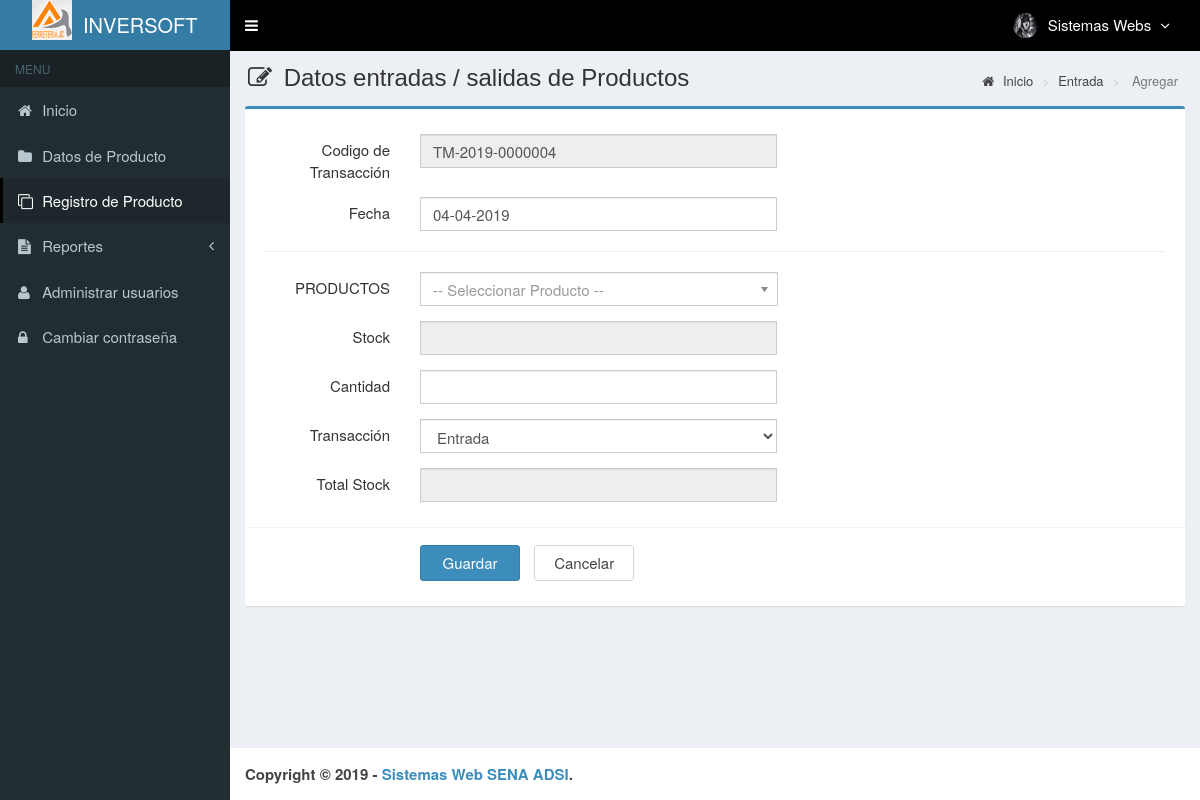
Page /main.php?module=form_medicines_transaction&form=add (signed in) on the committed database.
### tables this page shows
CREATE TABLE `usuarios` (
  `id_user` int(3) NOT NULL,
  `username` varchar(50) NOT NULL,
  `name_user` varchar(50) NOT NULL,
  `password` varchar(50) NOT NULL,
  `email` varchar(50) DEFAULT NULL,
  `telefono` varchar(13) DEFAULT NULL,
  `foto` varchar(100) DEFAULT NULL,
  `permisos_acceso` enum('Super Admin','Gerente','Almacen') NOT NULL,
  `status` enum('activo','bloqueado') NOT NULL DEFAULT 'activo',
  `created_at` timestamp NOT NULL DEFAULT CURRENT_TIMESTAMP,
  `updated_at` timestamp NOT NULL DEFAULT CURRENT_TIMESTAMP ON UPDATE CURRENT_TIMESTAMP
);

### modules/medicines_transaction/form.php (the view, shortened to what this page needs)
<?php
if ($_GET['form']=='add') { ?>
  <section class="content-header">
    <h1>
      <i class="fa fa-edit icon-title"></i> Datos entradas / salidas de Productos
    </h1>
    <ol class="breadcrumb">
      <li><a href="?module=start"><i class="fa fa-home"></i> Inicio </a></li>
      <li><a href="?module=medicines_transaction"> Entrada </a></li>
      <li class="active"> Agregar </li>
    </ol>
  </section>
  <section class="content">
    <div class="row">
      <div class="col-md-12">
        <div class="box box-primary">
          <form role="form" class="form-horizontal" action="modules/medicines_transaction/proses.php?act=insert" method="POST" name="formObatMasuk">
            <div class="box-body">
              <?php
              $query_id = mysqli_query($mysqli, "SELECT RIGHT(codigo_transaccion,7) as codigo FROM transaccion_medicamentos
                                                ORDER BY codigo_transaccion DESC LIMIT 1")
                                                or die('Error : '.mysqli_error($mysqli));
              $count = mysqli_num_rows($query_id);
              if ($count <> 0) {
                  $data_id = mysqli_fetch_assoc($query_id);
                  $codigo    = $data_id['codigo']+1;
              } else {
                  $codigo = 1;
              }
              $tahun          = date("Y");
              $buat_id        = str_pad($codigo, 7, "0", STR_PAD_LEFT);
              $codigo_transaccion = "TM-$tahun-$buat_id";
              ?>
              <div class="form-group">
                <label class="col-sm-2 control-label">Codigo de Transacción </label>
                <div class="col-sm-5">
                  <input type="text" class="form-control" name="codigo_transaccion" value="<?php echo $codigo_transaccion; ?>" readonly required>
                </div>
              </div>
              <div class="form-group">
                <label class="col-sm-2 control-label">Fecha</label>
                <div class="col-sm-5">
                  <input type="text" class="form-control date-picker" data-date-format="dd-mm-yyyy" name="fecha_a" autocomplete="off" value="<?php echo date("d-m-Y");?>" required>
                </div>
              </div>
              <hr>
              <div class="form-group">
                <label class="col-sm-2 control-label">PRODUCTOS</label>
                <div class="col-sm-5">
                </div>
              </div>
              <span id='stok'>
              <div class="form-group">
                <label class="col-sm-2 control-label">Stock</label>
                <div class="col-sm-5">
                  <input type="text" class="form-control" id="stok" name="stock" readonly required>
                </div>
              </div>
              </span>
              <div class="form-group">
                <label class="col-sm-2 control-label">Cantidad</label>
                <div class="col-sm-5">
                  <input type="text" class="form-control" id="jumlah_masuk" name="num" autocomplete="off" onKeyPress="return goodchars(event,'0123456789',this)" onkeyup="hitung_total_stok(this)&cek_jumlah_masuk(this)" required>
                </div>
              </div>
			  <div class="form-group">
                <label class="col-sm-2 control-label">Transacción</label>
                <div class="col-sm-5">
                  <select name="transaccion" id="transaccion" required class='form-control' onchange="hitung_total_stok();">
					<option value="Entrada">Entrada</option>
				  </select>
                </div>
              </div>
              <div class="form-group">
                <label class="col-sm-2 control-label">Total Stock</label>
                <div class="col-sm-5">
                  <input type="text" class="form-control" id="total_stok" name="total_stock" readonly required>
                </div>
              </div>
            </div>
            <div class="box-footer">
              <div class="form-group">
                <div class="col-sm-offset-2 col-sm-10">
                  <input type="submit" class="btn btn-primary btn-submit" name="Guardar" value="Guardar" >
                  <a href="?module=medicines_transaction" class="btn btn-default btn-reset">Cancelar</a>
                </div>
              </div>
            </div>
          </form>
        </div>
      </div>
    </div>
  </section>
<?php
}
?>

### top-menu.php (shortened to what this page needs)
<?php
require_once "config/database.php";
$query = mysqli_query($mysqli, "SELECT id_user, name_user, foto, permisos_acceso FROM usuarios WHERE id_user='$_SESSION[id_user]'")
                                or die('error: '.mysqli_error($mysqli));
$data = mysqli_fetch_assoc($query);
?>
<li class="dropdown user user-menu">
  <a href="#" class="dropdown-toggle" data-toggle="dropdown">
  <?php
  if ($data['foto']=="") { ?>
    <img src="images/user/user-default.png" class="user-image" alt="User Image"/>
  <?php
  }
  else { ?>
    <img src="images/user/<?php echo $data['foto']; ?>" class="user-image" alt="User Image"/>
  <?php
  }
  ?>
    <span class="hidden-xs"><?php echo $data['name_user']; ?> <i style="margin-left:5px" class="fa fa-angle-down"></i></span>
  </a>
</li>

### assets/css/style.css (style rules this page uses)
.form-horizontal .control-label { margin-bottom: 0; padding-top: 5px; text-align: right; }
label { display: inline-block; font-size: 15px; font-weight: 400; margin-bottom: 5px; max-width: 100%; }
.form-control { background-color: #fff; background-image: none; border: 1px solid #ccc; border-radius: 4px; box-shadow: 0 1px 1px rgba(0, 0, 0, 0.075) inset; color: #555; display: block; font-size: 15px; height: 34px; line-height: 1.42857; padding: 6px 12px; transition: border-color 0.15s ease-in-out 0s, box-shadow 0.15s ease-in-out 0s; width: 100%; }
.btn-default { background-color: #fff; border-color: #d2d6de; color: #444; }
.content-header { padding: 15px 18px 0; position: relative; }
.content-header > .breadcrumb { background: transparent none repeat scroll 0 0; border-radius: 2px; float: right; font-size: 13px; margin-bottom: 0; margin-top: 0; padding: 7px 12px; position: absolute; right: 10px; top: 15px; }
.btn-submit { width: 100px; margin-top: 7px; margin-right: 10px; font-size: 15px; }
.btn-reset { width: 100px; margin-top: 7px; font-size: 15px; }
.icon-title { margin-right: 5px; }
body { background-color: #fff; color: #333; font-size: 15px; line-height: 1.42857; }

### rows in the picture
usuarios: foto (picture), name_user "Sistemas Webs"
